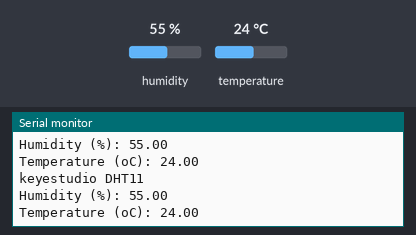
Bench run of a sketch on a simulated Arduino Uno, built with avr-gcc and run on an emulated ATmega328P. Parts: the last lines printed to the serial monitor. The test bench sets the inputs (shaded band); at power-on: humidity 55 %, temperature 24 °C.

Above: at 2.8 s.
2.9 s: humidity set to 22 %
At 4.5 s:
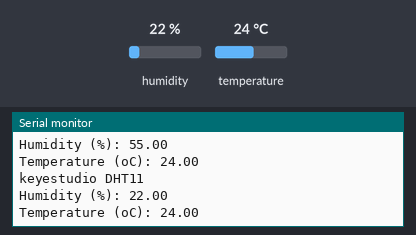
5.6 s: temperature set to 12 °C
At 6.9 s:
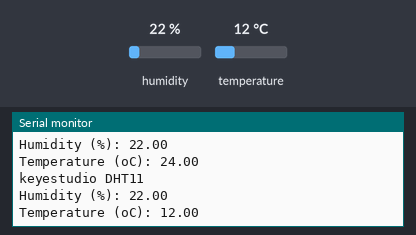
8.3 s: humidity set to 40 %
At 10.6 s:
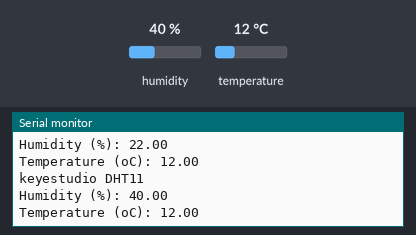
Timing chart, 0 to 12.1 s (numbered marks = the images above; inputs shaded):
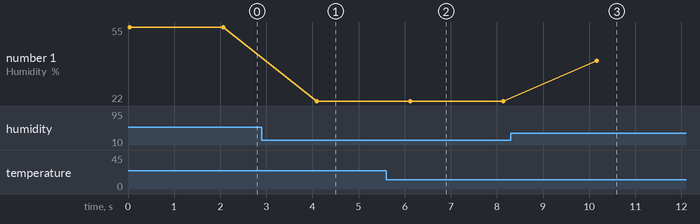

The sketch:

Project_27.1_Read_Temperature_And_Humidity_Value.ino
```cpp
/*
keyestudio STEM Starter Kit
Project 27.1
Read Temperature And Humidity Value
http//www.keyestudio.com
*/
#include <dht11.h>
dht11 DHT11;
#define DHT11PIN 11
void setup()
{
  Serial.begin(9600);
}

void loop()
{
  Serial.println("\n");
  int chk = DHT11.read(DHT11PIN);
  Serial.println("keyestudio DHT11 ");
  Serial.print("Humidity (%): ");
  Serial.println((float)DHT11.humidity, 2);
  Serial.print("Temperature (oC): ");
  Serial.println((float)DHT11.temperature, 2);
  delay(2000);
}
```

Measured:
- after the input at 2.9 s, the serial monitor: prints a new line after 1.2 s (image 1)
- after the input at 5.6 s, the serial monitor: prints a new line after 0.54 s (image 2)
- after the input at 8.3 s, the serial monitor: prints a new line after 1.9 s (image 3)
- plotted number 1: 55 → 22 after the input at 2.9 s, 22 → 40 after the input at 8.3 s
